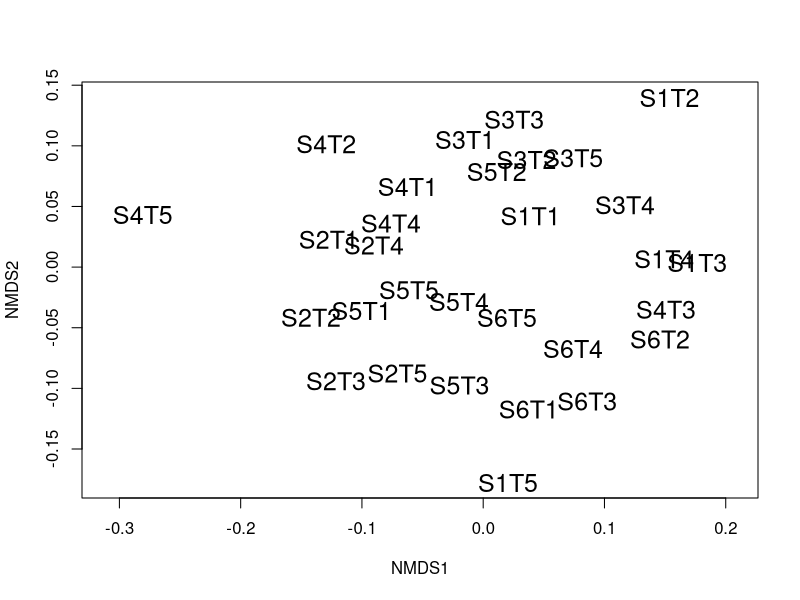
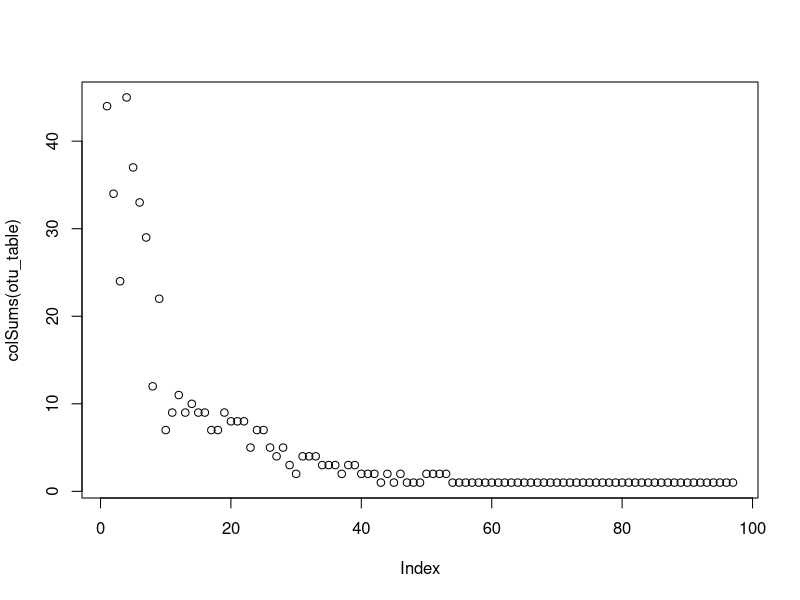
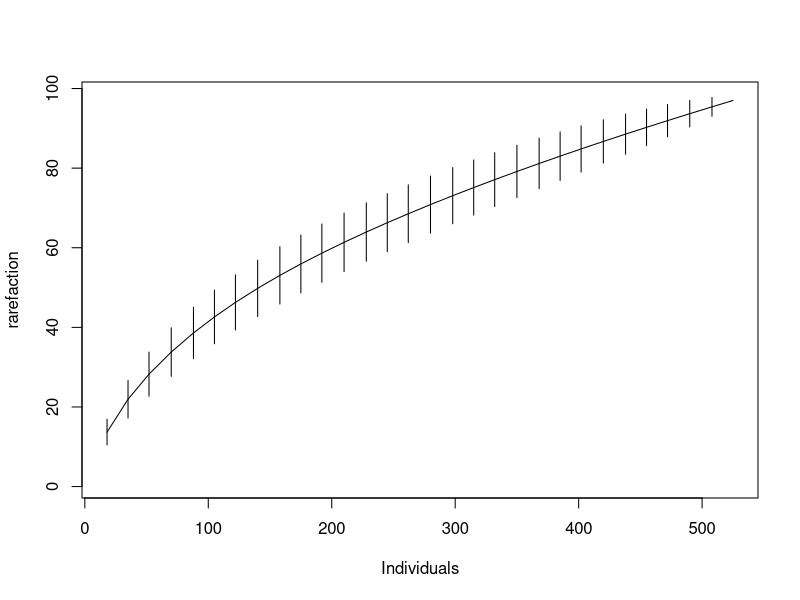
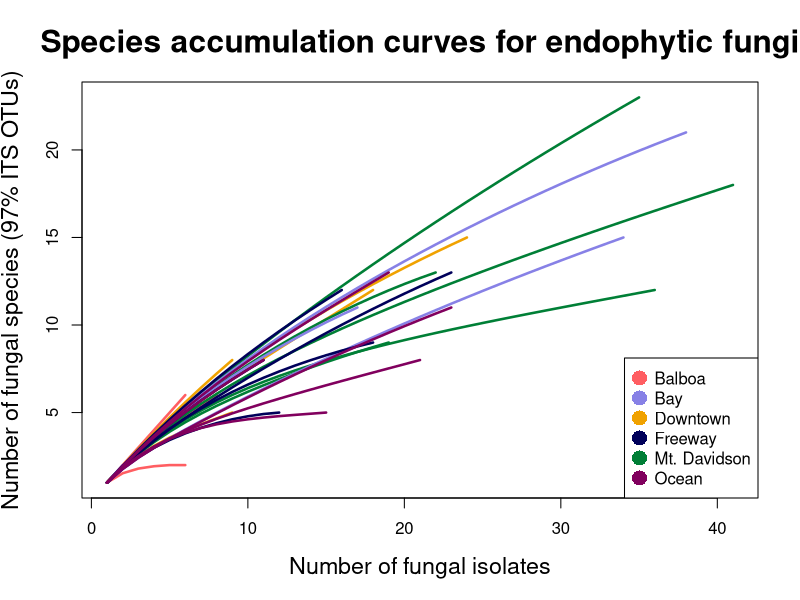
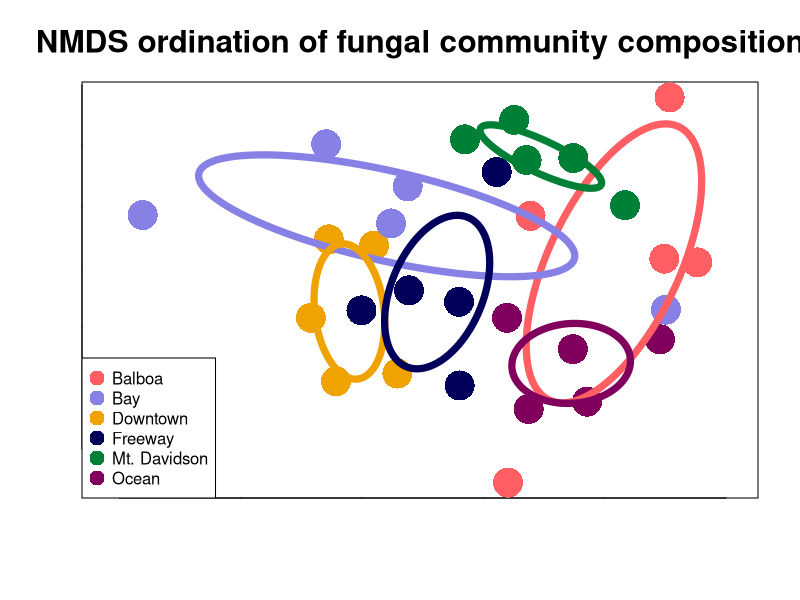

Write the R code that produced these figures, in order.
# Draft of R script to perform some ecological analyses on clustered data
# originating from single Sanger ITS reads

# Originally written by Naupaka Zimmerman
# nzimmerman@usfca.edu
# August 24, 2017

## TODO: Fix paths for the files

# load libraries
library("dplyr")
library("tidyr")
library("vegan")

# load files
otus <- read.table("seq_with_OTU_ID.txt")
groups <- read.table("groupfile.tsv")
trees <- read.csv("metadata/M_excel_tree_metadata.csv",
                  stringsAsFactors = FALSE)

# count by groups instead of trees
otu_table <- otus %>%
  left_join(groups, by = c("V1" = "V1")) %>%
  group_by(V2.x, V2.y) %>%
  summarize(count = n()) %>%
  spread(V2.x, count, fill = 0)

# get rid of rows with NA
otu_table <- as.data.frame(na.omit(otu_table))

# fix row name problems for vegan
row.names(otu_table) <- otu_table[, 1]
otu_table <- otu_table[, -1]

# drop out USF test sample
otu_table <- otu_table[1:30,]

# do and plot ordination with this matrix
plot(metaMDS(otu_table), type = "t", display = "sites", cex = 1.5)

# fix row names to be more readable
row.names(otu_table) <- c(paste("Balboa - Tree", 1:5),
                         paste("Downtown - Tree", 1:5),
                         paste("Mt. Davidson - Tree", 1:5),
                         paste("Bay - Tree", 1:5),
                         paste("Freeway - Tree", 1:5),
                         paste("Ocean - Tree", 1:5))


#save a pdf of the rarefaction curve
pdf("figures/prelim_rarecurve.pdf")
rare_color = c(rep("#ff5e62", 5),
               rep("#f0a200", 5),
               rep("#007f36", 5),
               rep("#8781e6", 5),
               rep("#00005a", 5),
               rep("#81005e", 5))

group_labels <- c(rep("Balboa", 5),
                  rep("Downtown", 5),
                  rep("Mt. Davidson", 5),
                  rep("Bay", 5),
                  rep("Freeway", 5),
                  rep("Ocean", 5))

rarecurve(otu_table,
          main = "Species accumulation curves for endophytic fungi",
          col = rare_color,
          label = FALSE,
          lwd = 2.5,
          xlab = "Number of fungal isolates",
          ylab = "Number of fungal species (97% ITS OTUs)",
          cex.lab = 1.4,
          cex.main = 1.9)

legend("bottomright",
       legend = levels(factor(group_labels)),
       pch = 16,
       cex = 1,
       pt.cex = 2,
       col = c(rep("#ff5e62"),
               rep("#8781e6"),
               rep("#f0a200"),
               rep("#00005a"),
               rep("#007f36"),
               rep("#81005e")))
dev.off()

# some more species accumulation curves
plot(colSums(otu_table))
plot(specaccum(otu_table, method = "rare"), xvar = "individuals")


# more sophisticaed multi-step ordination plotting
ord_obj <- metaMDS(otu_table)

#make a subset that only containt trees from the second round of sampling
trees_aug <- subset(trees, as.POSIXct(trees$Date_sampled) > as.POSIXct("2017-08-01"))

adonis(otu_table ~ trees_aug$DBH_cm)

pdf("figures/prelim_ordination_proper_color.pdf")
plot(ord_obj,
     display = "sites",
     type = "n",
     main = "NMDS ordination of fungal community composition",
     cex.main = 1.89,
     xlab = "",
     ylab = "",
     tck = 0,
     labels = FALSE)

points(ord_obj,
       display = "sites",
       col = c(rep("#ff5e62", 5),
               rep("#f0a200", 5),
               rep("#007f36", 5),
               rep("#8781e6", 5),
               rep("#00005a", 5),
               rep("#81005e", 5)),
       cex = 4,
       pch = 16)

legend("bottomleft",
       legend = levels(factor(group_labels)),
       pch = 16,
       cex = 1,
       pt.cex = 2,
       col = c(rep("#ff5e62"),
               rep("#8781e6"),
               rep("#f0a200"),
               rep("#00005a"),
               rep("#007f36"),
               rep("#81005e")))

ordiellipse(ord_obj,
            groups =group_labels,
            label = FALSE,
            col = c(rep("#ff5e62"),
                    rep("#8781e6"),
                    rep("#f0a200"),
                    rep("#00005a"),
                    rep("#007f36"),
                    rep("#81005e")),
            lwd = 7)
dev.off()
